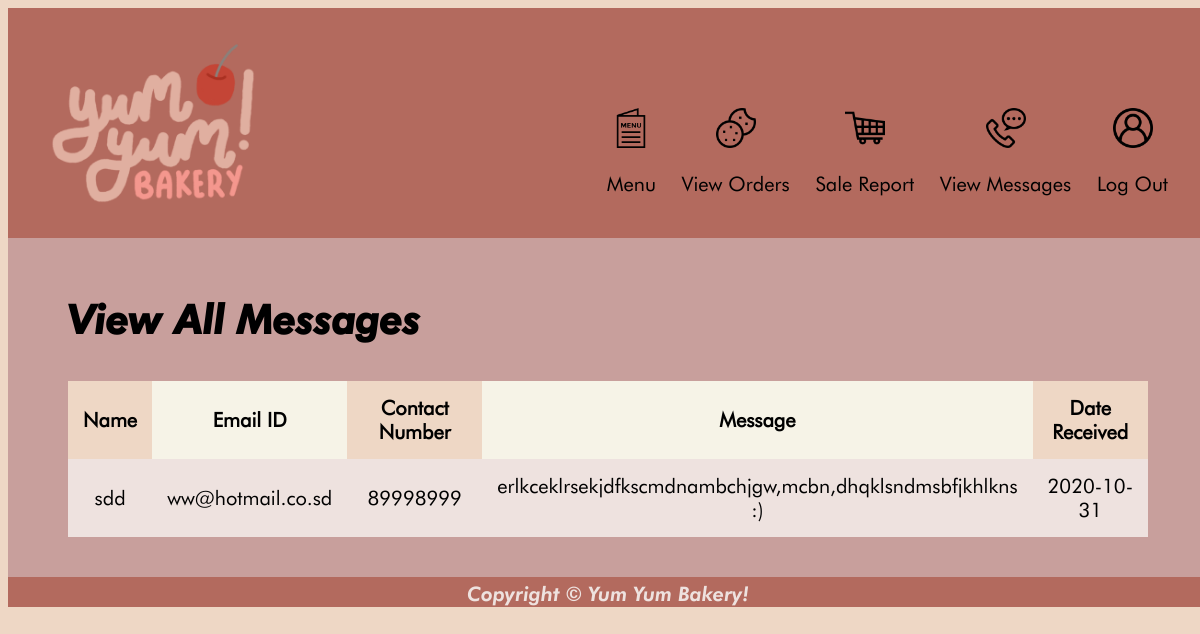
Screenshot of /viewMessage.php (signed in) with the database file from the repository.
### tables this page shows
CREATE TABLE IF NOT EXISTS `contact` (
  `name` varchar(50) NOT NULL,
  `email` varchar(50) NOT NULL,
  `contactno` int(8) NOT NULL,
  `message` varchar(500) NOT NULL,
  `currentdate` date NOT NULL
);

### private/queryfunction.php (called while the page is built, shortened)
<?php
    function findAllContact() {
        global $db;
        $sql= "SELECT * FROM f34ee.contact ORDER BY currentdate;" ;
        $result = $db->query($sql);
        return $result;
    }
?>

### public/viewMessage.php (the view, shortened to what this page needs)
<?php require_once("../private/initialize.php");
    if($_SESSION['user']['role'] != 1){
        redirect_to('menu.php');
    }
    else {
        $allContacts = findAllContact();
    }
?>
<?php include( SHARED_PATH . "/public_header.php"); ?>
    <div class="wrapper">
        <div class="box1">
            <div class="box1content">
                <h1>View All Messages</h1>
                <?php if ($allContacts->num_rows == 0 ) { ?>
                    <h3>No messages received.</h3>
                <?php } else { ?>
                <div>
                    <table id="messagetable">
                        <tr>
                            <th>Name</th>
                            <th>Email ID</th>
                            <th>Contact Number</th>
                            <th id="message">Message</th>
                            <th>Date Received</th>
                        </tr>
                        <?php while ($contacts = $allContacts->fetch_assoc()) { ?>
                        <tr>
                        <td><?php echo $contacts['name']; ?></td>
                            <td><?php echo $contacts['email']; ?></td>
                            <td><?php echo $contacts['contactno']; ?></td>
                            <td><?php echo $contacts['message']; ?></td>
                            <td><?php echo $contacts['currentdate']; ?></td>
                        </tr>
                        <?php } ?>
                    </table>
                </div>
                <?php } ?>
            </div>
        </div>
    </div>
<?php include(SHARED_PATH . "/public_footer.php"); ?>

### public/css/style.css (style rules this page uses)
body { font-family: Futura; font-weight: normal; background-color: #EED7C5; font-size: 20px; }
h1, h2, h3, h4 { font-family: Futura; font-style: italic; font-weight: bold; padding: 10px 20px; }
.wrapper { width: 100%; margin: auto; min-width: 1200px; }
.box1 { background-color: #C89F9C; }
.box1content { padding: 20px 40px; }
#messagetable { border: 0px; border-collapse: collapse; margin: 20px; }
#messagetable th { padding: 15px; text-align: center; font-weight: bold; }
#messagetable th:nth-child(odd) { background-color: #EED7C5; }
#messagetable th:nth-child(even) { background-color: #F6F3E7; }
#messagetable td { padding: 15px; text-align: center; background-color: #EEE2DF; }
#messagetable #message { width: 400px; }

### rows the page displays
contact: name "sdd", email "ww@hotmail.co.sd", contactno "89998999", message "erlkceklrsekjdfkscmdnambchjgw,mcbn,dhqklsndmsbfjkhlkns :)", currentdate "2020-10-31"
